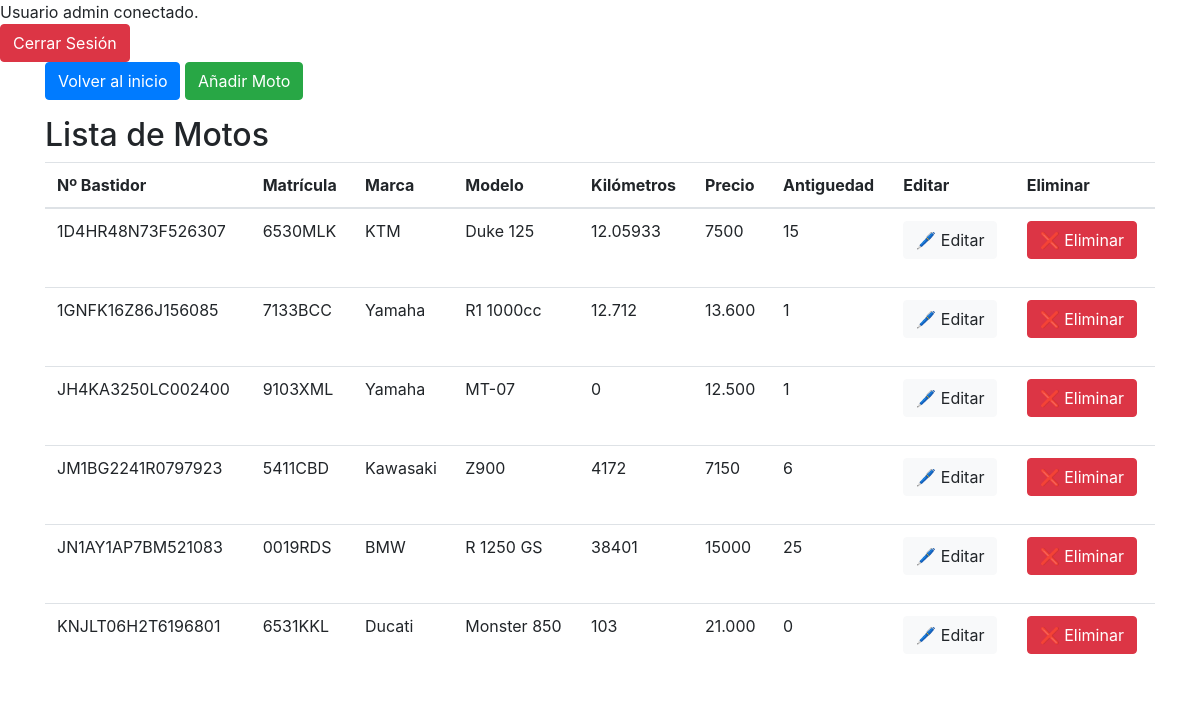
Screenshot of /ver_motos.php (signed in) with the database file from the repository.
### tables this page shows
CREATE TABLE IF NOT EXISTS `motos` (
  `id_moto` varchar(17) NOT NULL,
  `id_marca` int(11) NOT NULL,
  `kilometros` varchar(10) NOT NULL,
  `modelo` varchar(256) NOT NULL,
  `precio` varchar(10) NOT NULL,
  `antiguedad` int(11) NOT NULL,
  `matricula` varchar(10) NOT NULL,
  UNIQUE KEY `id_moto_2` (`id_moto`),
  KEY `id_marca` (`id_marca`),
  KEY `id_moto` (`id_moto`),
  KEY `id_moto_3` (`id_moto`)
);

CREATE TABLE IF NOT EXISTS `marcas` (
  `id_marca` int(11) NOT NULL AUTO_INCREMENT,
  `nombre_marca` varchar(256) NOT NULL,
  PRIMARY KEY (`id_marca`),
  KEY `id_marca` (`id_marca`),
  KEY `id_marca_2` (`id_marca`)
);

### ver_motos.php (the view, shortened to what this page needs)
<?php
include "cabecera.php";
$query = $conexion->prepare("SELECT * FROM motos
inner join marcas on motos.id_marca = marcas.id_marca");
$query->execute();
$result = $query->get_result();
$motos = $result->fetch_all(MYSQLI_ASSOC);
?>
<div class="container">
    <a class="btn btn-primary" href="index.php">Volver al inicio</a>
    <a href="crear_moto.php" class="btn btn-success">Añadir Moto</a>
    <div class="row">
        <div class="col-md-12">
            <h2 class="mt-3">Lista de Motos</h2>
            <table class="table">
                <thead>
                    <tr>
                        <th>Nº Bastidor</th>
                        <th>Matrícula</th>
                        <th>Marca</th>
                        <th>Modelo</th>
                        <th>Kilómetros</th>
                        <th>Precio</th>
                        <th>Antiguedad</th>
                        <th>Editar</th>
                        <th>Eliminar</th>
                    </tr>
                </thead>
                <tbody>
                    <?php
                    if (count($motos) > 0) {
                        foreach ($motos as $moto) {
                    ?>
                            <tr>
                                <td><?php echo $moto["id_moto"]; ?></td>
                                <td><?php echo $moto["matricula"]; ?></td>
                                <td><?php echo $moto["nombre_marca"]; ?></td>
                                <td><?php echo $moto["modelo"]; ?></td>
                                <td><?php echo $moto["kilometros"]; ?></td>
                                <td><?php echo $moto["precio"]; ?></td>
                                <td><?php echo $moto["antiguedad"]; ?></td>
                                <td><a href="editar_moto.php?id_moto=<?php echo $moto["id_moto"]; ?>" class="btn btn-light">🖊️ Editar</a></td>
                                <td>
                                    <form method="post" action="eliminar.php">
                                        <input type="submit" class="btn btn-danger" value="❌ Eliminar">
                                    </form>
                                </td>
                            </tr>
                    <?php
                        }
                    }
                    ?>
            </table>
        </div>
    </div>
</div>

### rows the page displays
motos: id_moto "1D4HR48N73F526307", matricula "6530MLK", id_marca.nombre_marca "KTM", modelo "Duke 125", kilometros "12.05933", precio "7500", antiguedad "15"
motos: id_moto "1GNFK16Z86J156085", matricula "7133BCC", id_marca.nombre_marca "Yamaha", modelo "R1 1000cc", kilometros "12.712", precio "13.600", antiguedad "1"
motos: id_moto "JH4KA3250LC002400", matricula "9103XML", id_marca.nombre_marca "Yamaha", modelo "MT-07", kilometros "0", precio "12.500", antiguedad "1"
motos: id_moto "JM1BG2241R0797923", matricula "5411CBD", id_marca.nombre_marca "Kawasaki", modelo "Z900", kilometros "4172", precio "7150", antiguedad "6"
motos: id_moto "JN1AY1AP7BM521083", matricula "0019RDS", id_marca.nombre_marca "BMW", modelo "R 1250 GS", kilometros "38401", precio "15000", antiguedad "25"
motos: id_moto "KNJLT06H2T6196801", matricula "6531KKL", id_marca.nombre_marca "Ducati", modelo "Monster 850", kilometros "103", precio "21.000", antiguedad "0"

### other values shown
$_SESSION["usuario"] "admin"
